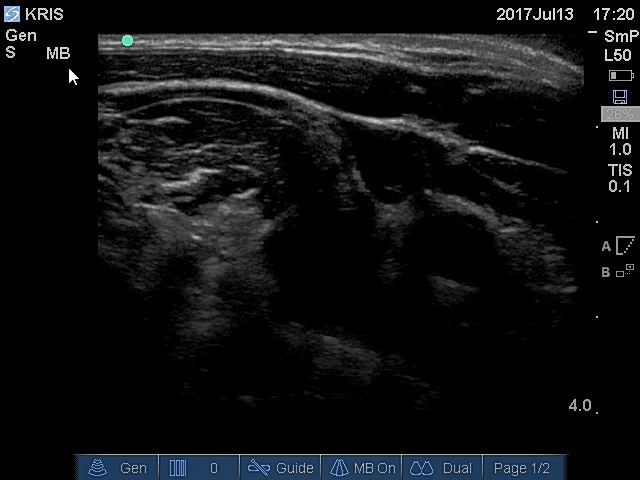
#> input picture GoodImages/3-A.PNG, 640 x 480 px, found by its file name
$ python Despeckle2.py
#> lines starting #> are read from the running program, lines starting #| are printed output that depends on the picture; after the words box and inside, x2 and y2 are one past the last pixel; in counts of white or black regions, pixels touching at a corner belong together; pictures that were not available may be replaced by others from this repository, and a replacement may not be noted
#> further down, goodImg is the input picture: shape (480, 640, 3); mean B, G, R 18.3, 17.1, 16
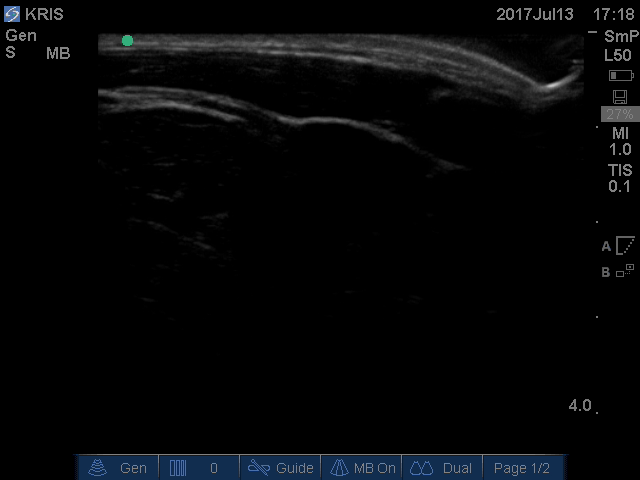
#> input picture frame 45 of Videos/1-A.mp4, 640 x 480 px, given in place of Varying.mp4, which was not available
#> in runVideo, frame is the input picture: shape (480, 640, 3); mean B, G, R 8.2, 6.9, 5.9
### UltraLibrary.py
import cv2

import numpy as np
import matplotlib.pyplot as plt
from PIL import Image


# [4 lines left out: function averages, not called in this run]

def stripFrame(frame):
    return frame[33:411, 98:583]

def unstripFrame(newframe,oldframe):
    regenFrame = oldframe.copy()
    regenFrame[33:411, 98:583,0] = newframe
    regenFrame[33:411, 98:583,1] = newframe
    regenFrame[33:411, 98:583,2] = newframe
    return regenFrame

# [25 lines left out: function adaptive_histMatch, not called in this run]


def hist_match(source, template):
    """
    Adjust the pixel values of a grayscale image such that its histogram
    matches that of a target image

    Arguments:
    -----------
        source: np.ndarray
            Image to transform; the histogram is computed over the flattened
            array
        template: np.ndarray
            Template image; can have different dimensions to source
    Returns:
    -----------
        matched: np.ndarray
            The transformed output image
    """

    oldshape = source.shape
#> oldshape = (378, 485)
    source = source.ravel()
    template = template.ravel()

    # get the set of unique pixel values and their corresponding indices and
    # counts
    s_values, bin_idx, s_counts = np.unique(source, return_inverse=True,
                                            return_counts=True)
#> s_values = 147 values from 0 to 195; s_counts = 147 values, max 145038 at index 0, min 1 at index 31, mean 1247.1
    #s_values_2= s_values[20:]
    #s_counts_2= s_counts[20:]

    t_values, t_counts = np.unique(template, return_counts=True)
#> t_values = 241 values from 0 to 255; t_counts = 241 values, max 203752 at index 0, min 1 at index 223, mean 1274.7

    #t_values_2 = t_values[20:]
    #t_counts_2 = t_counts[20:]


    # take the cumsum of the counts and normalize by the number of pixels to
    # get the empirical cumulative distribution functions for the source and
    # template images (maps pixel value --> quantile)
    s_quantiles = np.cumsum(s_counts).astype(np.float64)
#> s_quantiles = 147 values from 145038 to 183330
    s_quantiles /= s_quantiles[-1]
#> s_quantiles = 147 values from 0.791 to 1
    t_quantiles = np.cumsum(t_counts).astype(np.float64)
#> t_quantiles = 241 values from 203752 to 307200
    t_quantiles /= t_quantiles[-1]
#> t_quantiles = 241 values from 0.663 to 1

    # interpolate linearly to find the pixel values in the template image
    # that correspond most closely to the quantiles in the source image
    interp_t_values = np.interp(s_quantiles, t_quantiles, t_values)
#> interp_t_values = 147 values from 27.07 to 255

   # interp_t_values = s_values
    #interp_t_values[0:20] = s_values[0:20]
    #interp_t_values[20:] = interp_t_values_2

    return interp_t_values[bin_idx].reshape(oldshape)
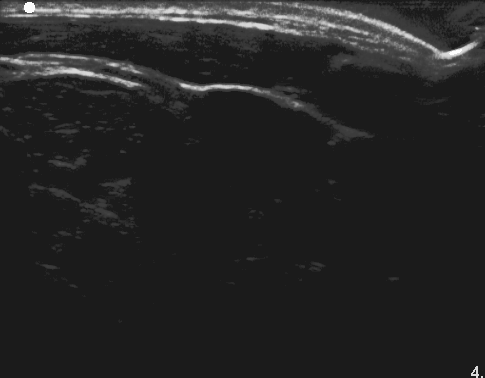
#> returned value: shape (378, 485) float64; min 27.07, max 255, mean 37.1

# [37 lines left out: functions cdf, filtered_match, adaptive_histogram, not called in this run]

def global_histogram(badImg, goodImg):
    #matchedImg = adaptive_histMatch(badImg,goodImg)
    badImg = hist_match(badImg,goodImg)
    return badImg


def runVideo(video,funcToUse,*args, **kwargs):


    cap = cv2.VideoCapture(video)


    ret = True

    cv2.namedWindow( "Bad", cv2.WINDOW_AUTOSIZE );
    cv2.namedWindow( "Good",cv2.WINDOW_AUTOSIZE );

    while cap.isOpened():
        ret, frame = cap.read()

        if ret:
            gframe = cv2.cvtColor(frame, cv2.COLOR_BGR2GRAY)
            badImg = stripFrame(gframe)

            """
            Transform/edit the frame
            """

            editedImg = funcToUse(badImg, *args,**kwargs)
            editedImg = unstripFrame(editedImg,frame)

            cv2.imshow("Good", editedImg)
            cv2.imshow("Bad", frame)
        else:
            break

        if cv2.waitKey(1) & 0xFF == ord('q'):
            break

    cv2.waitKey(0)
    cv2.destroyAllWindows()

# [11 lines that do not run on import are left out]

### Despeckle2.py
import cv2
import matplotlib.pyplot as plt
import numpy as np

import UltraLibrary as ul

from FrameType import f_type

def hist_despeckle(img,goodImg):
    dsimg, homog = quickieHomo(img)
    return ul.filtered_match(img,dsimg,goodImg)

# [13 lines left out: function detection, not called in this run]

def hist_first(original, goodImg,*args, **kwargs):

    img = ul.global_histogram(original,goodImg)

    systolic = despeckle_thresh(original.astype(np.uint8), *args, **kwargs)

    return systolic

def despeckle_thresh(img, countarray,diffarray,index, systracker):
    dsimg, homog = quickHomog(img)
    homog2 = homog[80:200,200:400]
    # [8 lines of commented-out code are left out]

    edges = cv2.Canny(homog2, threshold1 = 50, threshold2 = 100)

    #cv2.imshow('edges', edges)

    #cv2.imshow('dialtion', opening)

    countarray[index[0]] = np.sum(edges)/255
    if index[0] > 5:
        diffarray[index[0]] = np.mean(countarray[index[0]-5:index[0]])
    else:
        diffarray[index[0]] = np.mean(countarray[:index[0]])


    systolic = countarray[index[0]] < diffarray[index[0]]
    if systolic != systracker[0]:
        if index[0] - systracker[1] <= 10:
            systolic = not systolic
        else:
            systracker[0] = systolic
            systracker[1] = index[0]


    #print(systolic, countarray[index[0]], diffarray[index[0]])
    image =np.zeros((120,200,3), np.uint8)
    if systolic:
          image[:,:,1] = 255

    else:
          image[:,:,2] = 255

    index[0] = index[0] + 1

   # [7 lines of commented-out code are left out]


    return systolic


# [28 lines left out: function thresholding, not called in this run]


def quickHomog(img):

     hScaler = 2


     wSize = 7

     hMat = np.zeros(img.shape)
     mean = cv2.blur(img.astype(np.float64),(wSize,wSize))

     #cv2.imshow('mean', mean)
     moment2 = cv2.blur(np.multiply(img,img).astype(np.float64), (wSize,wSize))

     dev = moment2-np.multiply(mean,mean)
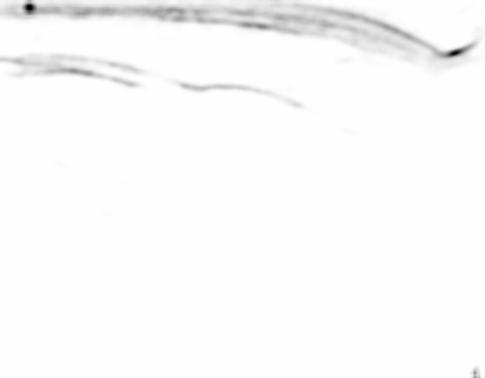
#> dev: shape (378, 485) float64; min -17408, max 28.97, mean -258.3; drawn with min black and max white

     median = cv2.medianBlur(img,wSize)
     gaussian = cv2.GaussianBlur(img,(wSize,wSize),sigmaX=1)

     mean_mean = np.mean(mean)
#> mean_mean = 5.8
     mean_dev = np.mean(dev)
#> mean_dev = -258.3

     #

     hthresh = np.ones(img.shape)*mean_dev**2/mean_mean/hScaler
#> hthresh: shape (378, 485) float64; every value is 5748.5

     hVal = np.divide( np.multiply(dev,dev), mean)

     hMat = np.less_equal(hVal,hthresh)
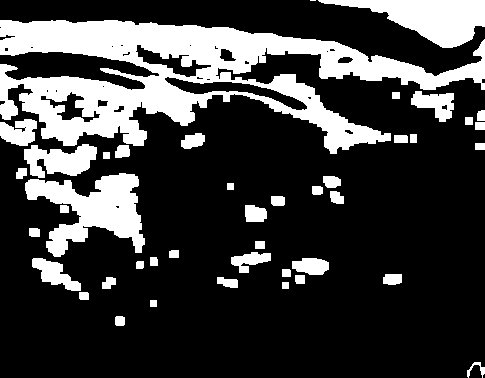
#> hMat: shape (378, 485) bool; 24.1% white; 43 white regions (1 under 20 px), largest, box (x1, y1, x2, y2) and area: (0, 20, 485, 154) 26745, (25, 173, 145, 257) 5056, (318, 0, 485, 48) 3994

     zeromean = np.less(mean,3)
#> zeromean: shape (378, 485) bool; 81.7% white; 26 black regions (6 under 20 px), largest, box (x1, y1, x2, y2) and area: (0, 0, 485, 83) 22493, (0, 50, 371, 146) 8670, (48, 186, 118, 220) 721

     #hMat = np.multiply(hMat,np.logical_not(zeromean))


     hMat = np.logical_or(hMat,zeromean)
#> hMat: shape (378, 485) bool; 89.8% white; 7 black regions (1 under 20 px), largest, box (x1, y1, x2, y2) and area: (0, 0, 485, 76) 14059, (0, 52, 159, 90) 3215, (165, 77, 307, 110) 1262, (469, 365, 482, 378) 126, (338, 57, 353, 63) 71, (345, 130, 353, 134) 21

     gaussians = np.multiply(hMat,gaussian)
     medians = np.multiply(np.logical_not(hMat),median)

     newimg = gaussians+medians


     #cv2.imshow('homogeny',hMat.astype(np.uint8)*255)


     return newimg, hMat.astype(np.uint8)*255


# [70 lines left out: function despeckle, not called in this run]

if __name__ == "__main__":
    goodImg = cv2.imread('GoodImages\\3-A.png')
    vids = ['Videos/1-A.mp4', 'Videos/1-B.mp4', 'Videos/2-A.mp4', 'Videos/2-B.mp4',
        'Videos/3-A.mp4', 'Videos/3-B.mp4', 'Videos/4-A.mp4', 'Videos/4-B.mp4',
        'Videos/5-A.mp4', 'Videos/5-B.mp4', 'Videos/Varying.mp4']
    goodImg = cv2.imread('GoodImages\\3-A.PNG',0)

    vids =['Videos/Varying.mp4']
    for video in vids:
        cap = cv2.VideoCapture(video)

        length = int(cap.get(cv2.CAP_PROP_FRAME_COUNT))
        cap.release()

        counts = np.zeros(length)
        diffs = np.zeros(length)
        index = [0]
        #plt.ion()
        systracker = np.zeros(2)
        ul.runVideo(video, hist_first, goodImg, counts,diffs,index, systracker)
#> in despeckle_thresh, `homog2 = homog[80:200,200:400]`:
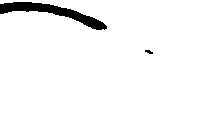
#> homog2: shape (120, 200); 95.9% white; 2 black regions, box (x1, y1, x2, y2) and area: (0, 2, 107, 30) 953, (145, 50, 153, 54) 21
#> in despeckle_thresh, `edges = cv2.Canny(homog2, threshold1 = 50, threshold2 = 100)`:
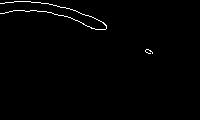
#> edges: shape (120, 200); 0.99% white in thin lines or dots, all inside (x1, y1, x2, y2) = (0, 1, 153, 54)
#> in despeckle_thresh, `systolic = countarray[index[0]] < diffarray[index[0]]`: systolic = False
#> (key q is pressed here)

        line_c, = plt.plot(counts, label = 'Pixel Counts')
        mean = diffs
        dev = np.var(counts)**0.5
        hthresh = mean+dev/2
        lthresh = mean-dev/2


        line_m, = plt.plot(mean, label = 'Systoles Threshold')

        systolic = np.less(counts,mean).astype(np.uint8)
        systolic = systolic*(counts.max()-counts.min()) + counts.min()
        # [4 lines of commented-out code are left out]
        plt.title('White Pixel Counts with Prior Histogram Equalization')
        plt.xlabel('Frame #')
        plt.ylabel('Number of White Pixels')
        plt.legend(handles = [line_c, line_m])

        plt.show()
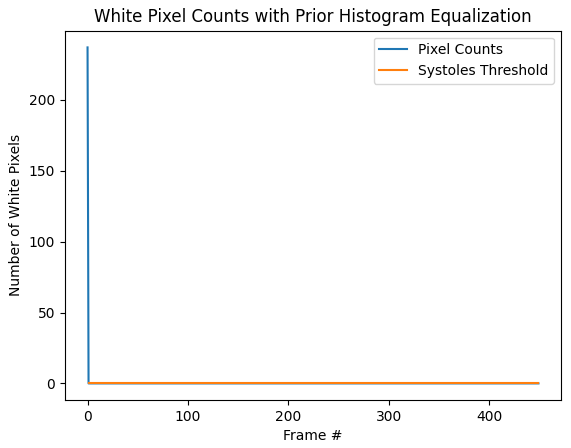
#> figure drawn by matplotlib, 1 panel; curve peaks at x = 0, y = 237


"""

# otsu thresh
#img = cv2.imread('GoodImages\\5-A.png')
#img = ul.stripFrame(img)
img = cv2.imread('Segmentation\\despeckled_3-A_h1.7.png')

gray = cv2.cvtColor(img,cv2.COLOR_BGR2GRAY)
ret, thresh = cv2.threshold(gray,0,255,cv2.THRESH_BINARY_INV+cv2.THRESH_OTSU)
cv2.imshow('threshold',thresh)
cv2.waitKey(0)


# noise removal
kernel = np.ones((3,3),np.uint8)
opening = cv2.morphologyEx(thresh,cv2.MORPH_OPEN,kernel, iterations = 2)
# sure background area
sure_bg = cv2.dilate(opening,kernel,iterations=3)
# Finding sure foreground area
dist_transform = cv2.distanceTransform(opening,cv2.DIST_L2,5)
ret, sure_fg = cv2.threshold(dist_transform,0.7*dist_transform.max(),255,0)
# Finding unknown region
sure_fg = np.uint8(sure_fg)
unknown = cv2.subtract(sure_bg,sure_fg)
cv2.imshow('bg',sure_bg)
cv2.imshow('fg',sure_fg)
cv2.imshow('unknown',unknown)
cv2.imshow('dist',dist_transform)
cv2.waitKey(0)

"""

"""
#find and save despeckled image

speckImg = cv2.imread('GoodImages\\5-A.PNG',0)
speckImg = ul.stripFrame(speckImg)
despeckImg, hmat= quickieHomo(speckImg)
hmat = hmat*255

cv2.imshow('homogeny', hmat)


cv2.imshow('orig', speckImg)
cv2.imshow('despeck', despeckImg)
cv2.waitKey(0)
#cv2.imwrite('Segmentation\\despeckled_3-A_h1.png', despeckImg)

"""


"""
cap =  cv2.VideoCapture('Videos\\4-A.mp4')
fourcc = cv2.VideoWriter_fourcc(*'DIVX')
out1 = cv2.VideoWriter('Videos\\despeckle_4-A.avi',fourcc, 5, (640,480))
out2 = cv2.VideoWriter('Videos\\homo_4-A.avi',fourcc, 5, (640,480))
ret = True
i = 1
while i <= 5:
    ret,frame = cap.read()
    frame = cv2.cvtColor(frame, cv2.COLOR_BGR2GRAY)
    print(i)
    i+=1
    if ret == True:
        frame = ul.stripFrame(frame)
        newframe,hFrame = despeckle(frame)
        out1.write(newframe)
        out2.write(newframe)
    else:
        break
cap.release()
out2.release()
out1.release()
cv2.destroyAllWindows()
"""

"""
h0 =0
w0 = 0
goodImg = ul.stripFrame(cv2.imread('GoodImages\\3-A.png',0))
img = ul.stripFrame(cv2.imread('GoodImages\\5-A.png',0))
im2 = ul.stripFrame(cv2.imread('GoodImages\\5-A.png',0))
size = img.shape

img = cv2.GaussianBlur(img, (3,3),sigmaX = 1);
cv2.imshow('median', img)

cv2.waitKey(0)

img = ul.global_histogram(img,goodImg)

#img = cv2.copyMakeBorder(img,50,50,50,50,cv2.BORDER_REFLECT)


size = img.shape

cv2.imshow('hist_median', img)

cv2.waitKey(0)

im2 = ul.global_histogram(im2,goodImg)


cv2.imshow('no_median', im2)

cv2.waitKey(0)

"""


"""
for i in range(51,size[0]-50):
    for j in range(51,size[1]-50):
        homog = False
        rSize = 11
        while not homog:
            W = img[i-rSize/2:i+rSize/2+1,j-rSize/2:j+rSize/2+1]
            mean = np.sum(W)
            var = np.var(W)

            hij =var*var/mean

            if hij < h0:
                homog = True

"""
